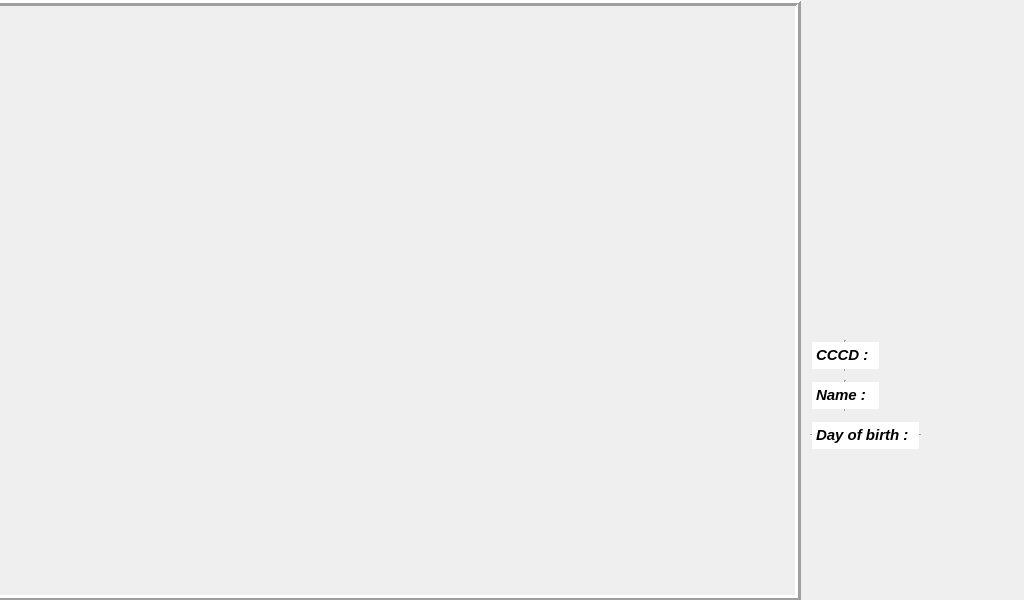
<?xml version="1.0" encoding="UTF-8"?>
<ui version="4.0">
 <class>MainWindow</class>
 <widget class="QMainWindow" name="MainWindow">
  <property name="geometry">
   <rect>
    <x>0</x>
    <y>0</y>
    <width>1024</width>
    <height>600</height>
   </rect>
  </property>
  <property name="windowTitle">
   <string>MainWindow</string>
  </property>
  <widget class="QWidget" name="centralwidget">
   <widget class="QTextEdit" name="Name">
    <property name="geometry">
     <rect>
      <x>810</x>
      <y>380</y>
      <width>71</width>
      <height>31</height>
     </rect>
    </property>
    <property name="frameShape">
     <enum>QFrame::VLine</enum>
    </property>
    <property name="html">
     <string>&lt;!DOCTYPE HTML PUBLIC &quot;-//W3C//DTD HTML 4.0//EN&quot; &quot;http://www.w3.org/TR/REC-html40/strict.dtd&quot;&gt;
&lt;html&gt;&lt;head&gt;&lt;meta name=&quot;qrichtext&quot; content=&quot;1&quot; /&gt;&lt;style type=&quot;text/css&quot;&gt;
p, li { white-space: pre-wrap; }
&lt;/style&gt;&lt;/head&gt;&lt;body style=&quot; font-family:'Ubuntu'; font-size:11pt; font-weight:400; font-style:normal;&quot;&gt;
&lt;p style=&quot; margin-top:0px; margin-bottom:0px; margin-left:0px; margin-right:0px; -qt-block-indent:0; text-indent:0px;&quot;&gt;&lt;span style=&quot; font-weight:600; font-style:italic;&quot;&gt;Name :&lt;/span&gt;&lt;/p&gt;&lt;/body&gt;&lt;/html&gt;</string>
    </property>
    <property name="textInteractionFlags">
     <set>Qt::NoTextInteraction</set>
    </property>
   </widget>
   <widget class="QTextEdit" name="Dayofbirth">
    <property name="geometry">
     <rect>
      <x>810</x>
      <y>420</y>
      <width>111</width>
      <height>31</height>
     </rect>
    </property>
    <property name="frameShape">
     <enum>QFrame::HLine</enum>
    </property>
    <property name="html">
     <string>&lt;!DOCTYPE HTML PUBLIC &quot;-//W3C//DTD HTML 4.0//EN&quot; &quot;http://www.w3.org/TR/REC-html40/strict.dtd&quot;&gt;
&lt;html&gt;&lt;head&gt;&lt;meta name=&quot;qrichtext&quot; content=&quot;1&quot; /&gt;&lt;style type=&quot;text/css&quot;&gt;
p, li { white-space: pre-wrap; }
&lt;/style&gt;&lt;/head&gt;&lt;body style=&quot; font-family:'Ubuntu'; font-size:11pt; font-weight:400; font-style:normal;&quot;&gt;
&lt;p style=&quot; margin-top:0px; margin-bottom:0px; margin-left:0px; margin-right:0px; -qt-block-indent:0; text-indent:0px;&quot;&gt;&lt;span style=&quot; font-weight:600; font-style:italic;&quot;&gt;Day of birth :&lt;/span&gt;&lt;/p&gt;&lt;/body&gt;&lt;/html&gt;</string>
    </property>
    <property name="textInteractionFlags">
     <set>Qt::NoTextInteraction</set>
    </property>
   </widget>
   <widget class="QLabel" name="inforCCCD">
    <property name="geometry">
     <rect>
      <x>890</x>
      <y>340</y>
      <width>111</width>
      <height>31</height>
     </rect>
    </property>
    <property name="text">
     <string/>
    </property>
   </widget>
   <widget class="QLabel" name="inforName">
    <property name="geometry">
     <rect>
      <x>890</x>
      <y>380</y>
      <width>131</width>
      <height>31</height>
     </rect>
    </property>
    <property name="text">
     <string/>
    </property>
   </widget>
   <widget class="QLabel" name="inforDoB">
    <property name="geometry">
     <rect>
      <x>930</x>
      <y>420</y>
      <width>91</width>
      <height>31</height>
     </rect>
    </property>
    <property name="text">
     <string/>
    </property>
   </widget>
   <widget class="QTextEdit" name="CCCD">
    <property name="geometry">
     <rect>
      <x>810</x>
      <y>340</y>
      <width>71</width>
      <height>31</height>
     </rect>
    </property>
    <property name="frameShape">
     <enum>QFrame::VLine</enum>
    </property>
    <property name="html">
     <string>&lt;!DOCTYPE HTML PUBLIC &quot;-//W3C//DTD HTML 4.0//EN&quot; &quot;http://www.w3.org/TR/REC-html40/strict.dtd&quot;&gt;
&lt;html&gt;&lt;head&gt;&lt;meta name=&quot;qrichtext&quot; content=&quot;1&quot; /&gt;&lt;style type=&quot;text/css&quot;&gt;
p, li { white-space: pre-wrap; }
&lt;/style&gt;&lt;/head&gt;&lt;body style=&quot; font-family:'Ubuntu'; font-size:11pt; font-weight:400; font-style:normal;&quot;&gt;
&lt;p style=&quot; margin-top:0px; margin-bottom:0px; margin-left:0px; margin-right:0px; -qt-block-indent:0; text-indent:0px;&quot;&gt;&lt;span style=&quot; font-weight:600; font-style:italic;&quot;&gt;CCCD :&lt;/span&gt;&lt;/p&gt;&lt;/body&gt;&lt;/html&gt;</string>
    </property>
    <property name="textInteractionFlags">
     <set>Qt::NoTextInteraction</set>
    </property>
   </widget>
   <widget class="QLabel" name="logoclb">
    <property name="enabled">
     <bool>true</bool>
    </property>
    <property name="geometry">
     <rect>
      <x>930</x>
      <y>40</y>
      <width>71</width>
      <height>71</height>
     </rect>
    </property>
    <property name="styleSheet">
     <string notr="true">image: url(:/logo2/Pictures/bkmaker.png);
</string>
    </property>
    <property name="text">
     <string/>
    </property>
   </widget>
   <widget class="QLabel" name="labekhoa">
    <property name="enabled">
     <bool>true</bool>
    </property>
    <property name="geometry">
     <rect>
      <x>830</x>
      <y>32</y>
      <width>73</width>
      <height>81</height>
     </rect>
    </property>
    <property name="styleSheet">
     <string notr="true">
image: url(:/logokhoa/Pictures/khoadien.png);
</string>
    </property>
    <property name="text">
     <string/>
    </property>
   </widget>
   <widget class="QLabel" name="label">
    <property name="geometry">
     <rect>
      <x>800</x>
      <y>0</y>
      <width>231</width>
      <height>601</height>
     </rect>
    </property>
    <property name="styleSheet">
     <string notr="true">background-image: url(:/backgroundorange/Pictures/background8.jpg);</string>
    </property>
    <property name="text">
     <string/>
    </property>
   </widget>
   <widget class="QLabel" name="cam">
    <property name="geometry">
     <rect>
      <x>-10</x>
      <y>0</y>
      <width>811</width>
      <height>601</height>
     </rect>
    </property>
    <property name="frameShape">
     <enum>QFrame::Box</enum>
    </property>
    <property name="frameShadow">
     <enum>QFrame::Raised</enum>
    </property>
    <property name="lineWidth">
     <number>3</number>
    </property>
    <property name="text">
     <string/>
    </property>
   </widget>
   <widget class="QLabel" name="image">
    <property name="geometry">
     <rect>
      <x>840</x>
      <y>170</y>
      <width>151</width>
      <height>131</height>
     </rect>
    </property>
    <property name="text">
     <string/>
    </property>
   </widget>
   <zorder>label</zorder>
   <zorder>Name</zorder>
   <zorder>Dayofbirth</zorder>
   <zorder>inforCCCD</zorder>
   <zorder>inforName</zorder>
   <zorder>inforDoB</zorder>
   <zorder>CCCD</zorder>
   <zorder>logoclb</zorder>
   <zorder>labekhoa</zorder>
   <zorder>cam</zorder>
   <zorder>image</zorder>
  </widget>
 </widget>
 <resources>
  <include location="../../logoclb.qrc"/>
  <include location="../../logoclb2.qrc"/>
  <include location="../../background.qrc"/>
 </resources>
 <connections/>
</ui>
